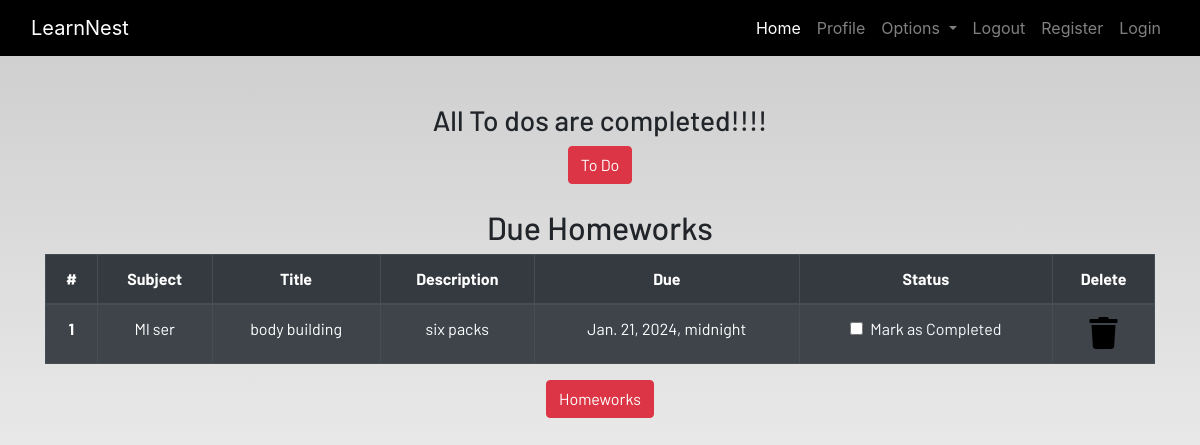
Screenshot of /profile/ (signed in) with the database file from the repository.
### dashboard/models.py (models this page shows, shortened)
class Homework(models.Model):
    user = models.ForeignKey(User, on_delete=models.CASCADE)
    subject = models.CharField(max_length=50)
    title = models.CharField(max_length=100)
    description=models.TextField()
    due = models.DateTimeField()
    is_finished=models.BooleanField(default=False)

### dashboard/views.py (the view)
# urls.py: path('profile/',dash_views.profile,name='profile')
def profile(request) :
    homeworks=Homework.objects.filter(is_finished=False,user=request.user)
    todos=Todo.objects.filter(is_finished=False,user=request.user)
    if len(homeworks)==0:
        homework_done=True
    else:
        homework_done=False
    if len(todos)==0:
        todos_done=True
    else:
        todos_done=False
    context={
        'homeworks':homeworks,
        'todos':todos,
        'homework_done':homework_done,
        'todos_done':todos_done
    }
    return render(request,"dashboard/profile.html",context)

### templates/dashboard/profile.html (shortened to what this page needs)
{% extends 'dashboard/base.html' %}
{% load static %}
{% block content %}
<section class="text-center">
    <div class="container">
    {% if not todos_done %}
        <h2>Due ToDos</h2>
        <table class="table table-striped table-bordered table-hover table-dark">
            <thead>
                <tr>
                    <th scope="col">#</th>
                    <th scope="col">Title</th>
                    <th scope="col">Status</th>
                    <th scope="col">Delete</th>
                </tr>
            </thead>
            <tbody>
                {% for todo in todos %}
                <tr>
                    <th scope="row">{{forloop.counter}}</th>
                    <td>{{todo.title}}</td>
                    <td>
                        <a href="{% url "update-todo" todo.id %}">
                            {% comment %} <div class="form-check">
                                {% if  todo.is_finshed == True %}{% endif %}
                                <input class="form-check-input" type="checkbox" value="" checked>
                                {% else %}
                                <input class="form-check-input" type="checkbox" value="">
                                {% endif %}
                                <label class="form-check-label text-light" for="flexCheckDefault">
                                    Mark as Completed
                                </label>
                            </div> {% endcomment %}
                            <div class="form-check">
                                {% if todo.is_finished == True %}
                                    <input class="form-check-input" type="checkbox" value="" checked>
                                {% else %}
                                    <input class="form-check-input" type="checkbox" value="">
                                {% endif %}
                                <label class="form-check-label text-light" for="flexCheckDefault">
                                    Mark as Completed
                                </label>
                            </div>
                        </a>
                    </td>
                    <td><a href="{% url "delete-todo" todo.id %}"><i class="fa fa-trash fa-2x"></i></a></td>
                </tr>
                {% endfor %}
            </tbody>
        </table>
    {% else %}
        <h3>All To dos are completed!!!!</h3>
    {% endif %}
        <a href="{% url "todo" %}" class="btn btn-danger">To Do</a>
        <br><br>
        {% if  not homework_done %}
        <h2>Due Homeworks</h2>
        <table class="table table-striped table-bordered table-hover table-dark">
            <thead>
                <tr>
                    <th scope="col">#</th>
                    <th scope="col">Subject</th>
                    <th scope="col">Title</th>
                    <th scope="col">Description</th>
                    <th scope="col">Due</th>
                    <th scope="col">Status</th>
                    <th scope="col">Delete</th>
                </tr>
            </thead>
            <tbody>
                {% for homework in homeworks %}
                <tr>
                    <th scope="row">{{forloop.counter}}</th>
                    <td>{{homework.subject}}</td>
                    <td>{{homework.title}}</td>
                    <td>{{homework.description}}</td>
                    <td>{{homework.due}}</td>
                    <td>
                        <a href="{% url "update-homework" homework.id %}">
                            <div class="form-check">
                                {% if homework.is_finished == True %}
                                <input class="form-check-input" type="checkbox" value="" checked id>
                                {% else %}
                                <input class="form-check-input" type="checkbox" value="">
                                {% endif %}
                                <label class="form-check-label text-light" for="flexCheckDefault">
                                    Mark as Completed
                                </label>
                            </div>
                        </a>
                    </td>
                    <td><a href="{% url "delete-homework" homework.id %}"><i class="fa fa-trash fa-2x"></i></a></td>
                </tr>
                {% endfor %}
            </tbody>
        </table>
        {% else %}
        <h3>All To homeworks are completed!!!!</h3>
        {% endif %}
        <a href="{% url "homework" %}" class="btn btn-danger">Homeworks</a>
    </div>
</section>
{% endblock content %}

### static/css/main.css (style rules this page uses)
html { scroll-behavior: smooth; height: 100%; width: 100%; }
a { text-decoration: none !important; color: black; }
html, body { max-width: 100%; overflow-x: hidden; height: 100%; width: 100%; }
body { background: linear-gradient(rgba(0, 0, 0, 0.2), rgba(255, 255, 255, 0.5)); overflow-x: hidden; background-repeat: no-repeat; }
.fa { color: black; }

### rows the page displays
Homework: subject "Ml ser", title "body building", description "six packs", due "Jan. 21, 2024, midnight"
